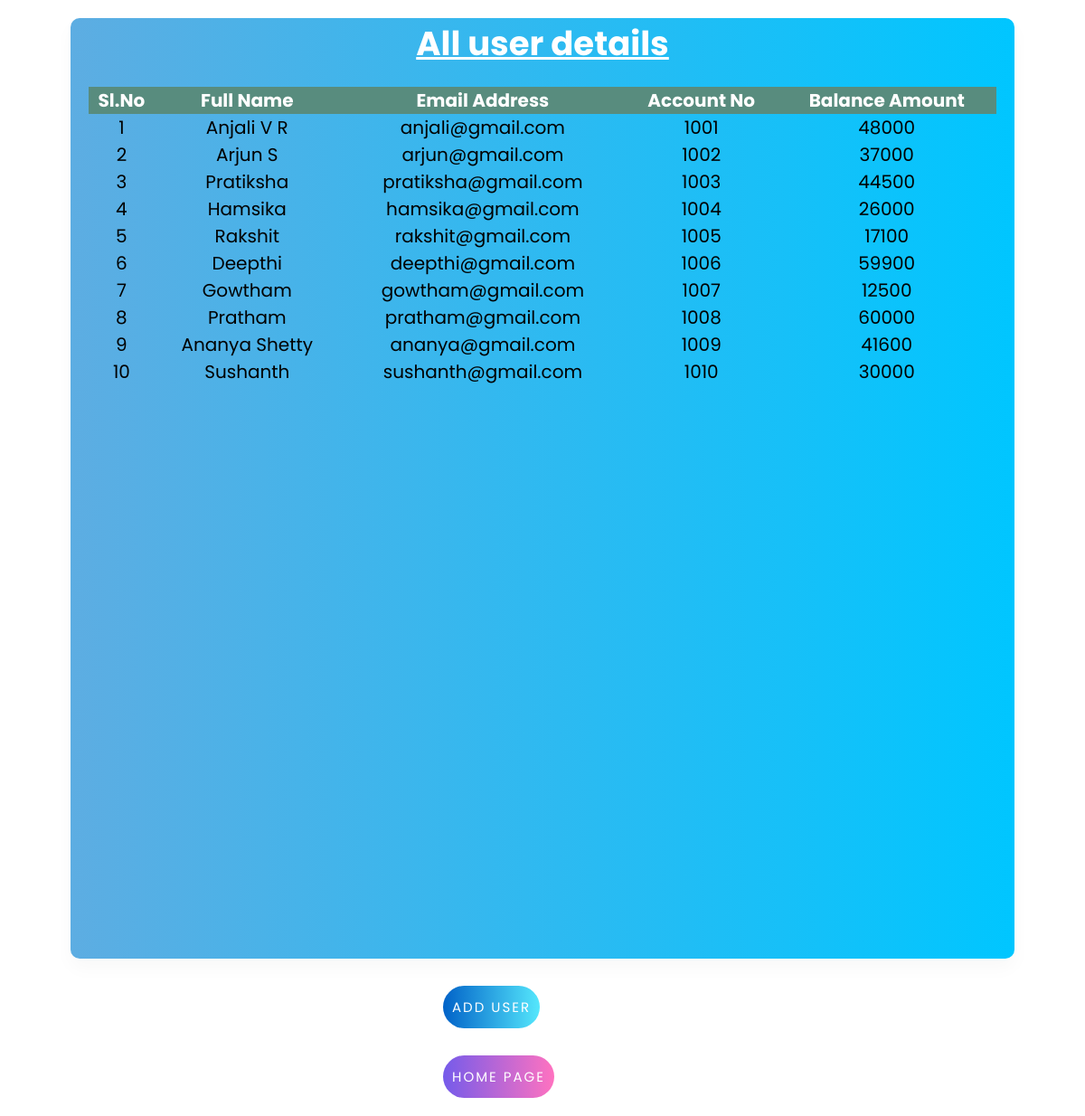
The page /users.php on the database its author committed.
### tables this page shows
CREATE TABLE `users` (
  `id` int(5) NOT NULL,
  `name` varchar(50) NOT NULL,
  `email` varchar(50) NOT NULL,
  `account_no` int(10) NOT NULL,
  `balance_amount` int(20) NOT NULL
);

### users.php (the view, shortened to what this page needs)
<?php
		include('connection.php');
?>
<!DOCTYPE html>
<html>
<head>
	<link rel="stylesheet" type="text/css" href="data.css">
</head>
<body>
	<div class="main-div">
		<div class="center-div">
		<h1><u>All user details</u></h1>
			<div class="table-responsive">
					<table>
						<tr>
							<th>Sl.No</th>
							<th>Full Name</th>
							<th>Email Address</th>
							<th>Account No</th>
							<th>Balance Amount</th>
						</tr>
					<?php
						$sql="SELECT * from users";
						$result=$conn->query($sql);
						if($result-> num_rows >0){
							while($row=$result-> fetch_assoc()){
								echo "<tr><td>".$row["id"]."</td><td>".$row["name"]."</td><td>".$row["email"]."</td><td>".$row["account_no"]."</td><td>".$row["balance_amount"]."</td></tr>";
							}
					echo "</table>";
						}
						?>
			</div>
			</div>
		</div>
<div class="button-align">
			<a href="add_users.php">Add User</a>
			<a href="home.php">home page</a>
</div>
</body>
</html>

### data.css (style rules this page uses)
* { margin:0; padding: 0; box-sizing: border-box; font-family: 'Poppins',sans-serif; }
.main-div { width: 100%; height: 150%; display: flex; flex-direction: column; justify-content: center; align-items: center; padding: 20px; }
.center-div { width: 90%; height: 130vh; background: -webkit-linear-gradient(left,#5DADE2,#00c6ff); padding: 20px; box-shadow: 0 10px 20px 0 rgba(0,0,0,0.03); border-radius: 10px; }
table { border-collapse: collapse; width: 100%; color: #588c7e; font-size: 20px; text-align: center; }
th { background-color: #588c7e; color: white; }
h1 { font-size:37px; color: white; text-align: center; margin-top: -20px; margin-bottom: 20px; }
tr { color: black; }
.button-align { margin: auto; width: 20%; align-items: center; }
a { position: relative; display: inline-block; padding: 12px 10px; margin: 10px 0px 20px 10px; color: #fff; text-decoration: none; text-transform: uppercase; font-size: 15px; letter-spacing: 2px; border-radius: 40px; background: linear-gradient(90deg,#0162c8,#55e7fc); }
a:nth-child(2) { background: linear-gradient(90deg,#755bea,#ff72c0); align-content: left; }

### rows shown on the page
users: id "1", name "Anjali V R", email "anjali@gmail.com", account_no "1001", balance_amount "48000"
users: id "2", name "Arjun S", email "arjun@gmail.com", account_no "1002", balance_amount "37000"
users: id "3", name "Pratiksha", email "pratiksha@gmail.com", account_no "1003", balance_amount "44500"
users: id "4", name "Hamsika", email "hamsika@gmail.com", account_no "1004", balance_amount "26000"
users: id "5", name "Rakshit", email "rakshit@gmail.com", account_no "1005", balance_amount "17100"
users: id "6", name "Deepthi", email "deepthi@gmail.com", account_no "1006", balance_amount "59900"
users: id "7", name "Gowtham", email "gowtham@gmail.com", account_no "1007", balance_amount "12500"
users: id "8", name "Pratham", email "pratham@gmail.com", account_no "1008", balance_amount "60000"
users: id "9", name "Ananya Shetty", email "ananya@gmail.com", account_no "1009", balance_amount "41600"
users: id "10", name "Sushanth", email "sushanth@gmail.com", account_no "1010", balance_amount "30000"
